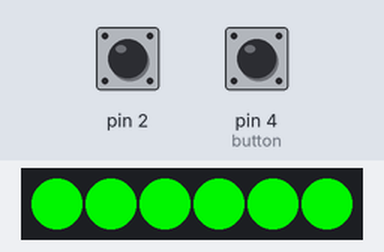
Recording of a sketch running on a simulated Arduino Uno, built with avr-gcc and run on an emulated ATmega328P. Shown: 6 RGB LEDs in strip order, left to right. Inputs (shaded band) come from the test bench; at power-on: pin 2 HIGH, pin 4 (button) LOW.

Above: at 1.2 s.
1.3 s: pin 2 pulled LOW for 0.15 s
At 1.46 s:
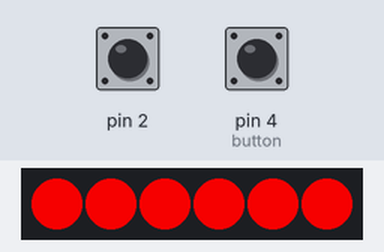
4.4 s: pin 4 (button) pulled HIGH for 0.15 s
At 4.56 s:
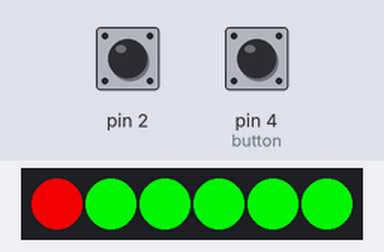
5.1 s: pin 2 pulled LOW for 3.2 s
At 7.8 s:
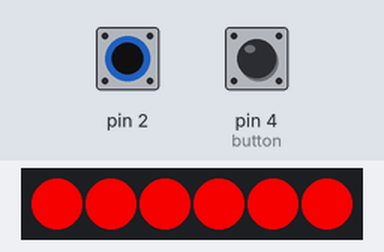
11.3 s: pin 4 (button) pulled HIGH for 3.2 s
At 11.79 s:
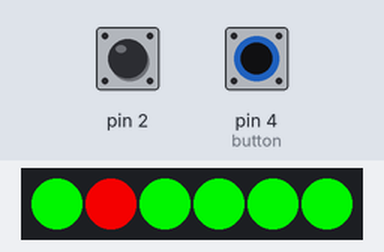
17.5 s: pin 2 pulled LOW for 1 s
At 19.8 s:
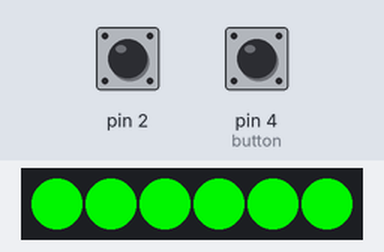
Timing chart, 0 to 21.3 s (numbered marks = the images above; inputs shaded):
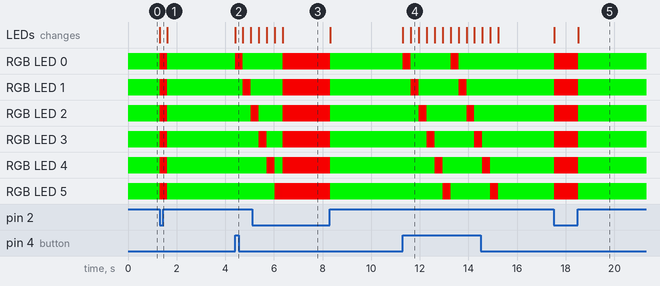

The sketch:

buttonSignal_brakeLight.ino
```cpp
#include <Adafruit_NeoPixel.h>
#ifdef __AVR__
#include <avr/power.h>
#endif
#define PIN            6
#define NUMPIXELS      6
Adafruit_NeoPixel pixels = Adafruit_NeoPixel(NUMPIXELS, PIN, NEO_GRB + NEO_KHZ800);

int delayval = 100;
int button = 4;
int buttonState = 0;


void setup()
{
  pinMode(button, INPUT);

  pixels.begin();
  pixels.setBrightness(225);

  pinMode(NUMPIXELS, OUTPUT);
  pinMode(2, INPUT);
  digitalWrite(2, HIGH);
}

void loop() {

  buttonState = digitalRead(button);
  int digitalVal = digitalRead(2);

  {
    if (buttonState == HIGH) {
      for (int i = 0; i < NUMPIXELS; i++) {

        pixels.setPixelColor(i, pixels.Color(250, 0, 0));
        pixels.show();
        delay(delayval);
        pixels.setPixelColor(0, pixels.Color(0, 255, 0));
        delay(25);
        pixels.setPixelColor(1, pixels.Color(0, 255, 0));
        delay(25);
        pixels.setPixelColor(2, pixels.Color(0, 255, 0));
        delay(25);
        pixels.setPixelColor(3, pixels.Color(0, 255, 0));
        delay(25);
        pixels.setPixelColor(4, pixels.Color(0, 255, 0));
        delay(25);
        pixels.setPixelColor(5, pixels.Color(0, 255, 0));
        delay(delayval);
      }
    }

  }

  for (int i = 0; i < NUMPIXELS; i++) {

    pixels.setPixelColor(i, pixels.Color(255, 0, 0));
    pixels.show();

  }

  if (HIGH == digitalVal)
  {
    for (int i = 0; i < NUMPIXELS; i++) {

      pixels.setPixelColor(i, pixels.Color(0, 255, 0));
      pixels.show();

    }

    for (int i = 0; i < NUMPIXELS; i++) {

      pixels.setPixelColor(i, pixels.Color(0, 255, 0));
      pixels.show();

    }
  }

  else if ((LOW == digitalVal)) {
    {
      for (int i; i < NUMPIXELS; i++) {

        pixels.setPixelColor(i, pixels.Color(255, 0, 0));
        pixels.show();


      }
    }
  }
}
```

Measured:
- after the input at 1.3 s, the LEDs: change at once (image 1)
- after the input at 4.4 s, the LEDs: change at once (image 2)
- after the input at 5.1 s, the LEDs: first differ from a run without the input after 1.3 s (image 3)
- after the input at 11.3 s, RGB LED 0: alternates RGB(220, 0, 0) for 0.33 s and RGB(0, 225, 0) for 1.6 s, 4 changes in all, then stays RGB(0, 225, 0), starting at once; RGB LED 1: alternates RGB(220, 0, 0) for 0.33 s and RGB(0, 225, 0) for 1.6 s, 4 changes in all, then stays RGB(0, 225, 0), starting after 0.33 s
- after the input at 17.5 s, RGB LED 0–5: RGB(0, 225, 0) → RGB(225, 0, 0) at once, → RGB(0, 225, 0) 0.98 s later; the LEDs: first change at once (image 5 shows a later state)
